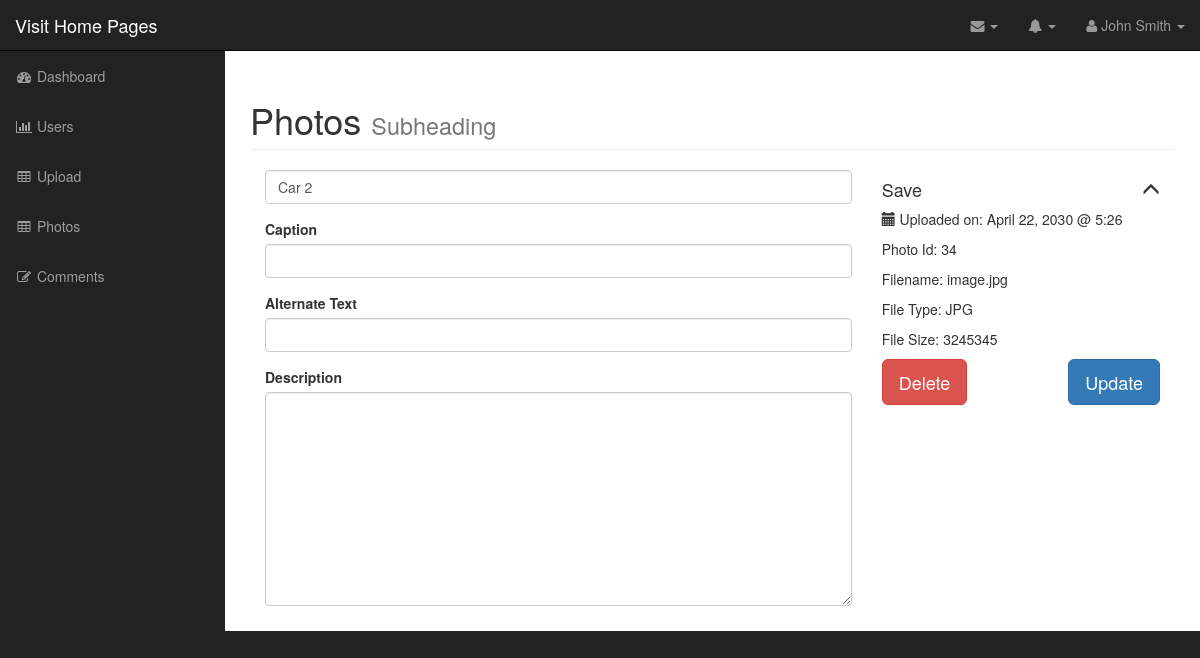
/admin/edit_photo.php?id=11 (signed in), run on an earlier commit of the app's database.
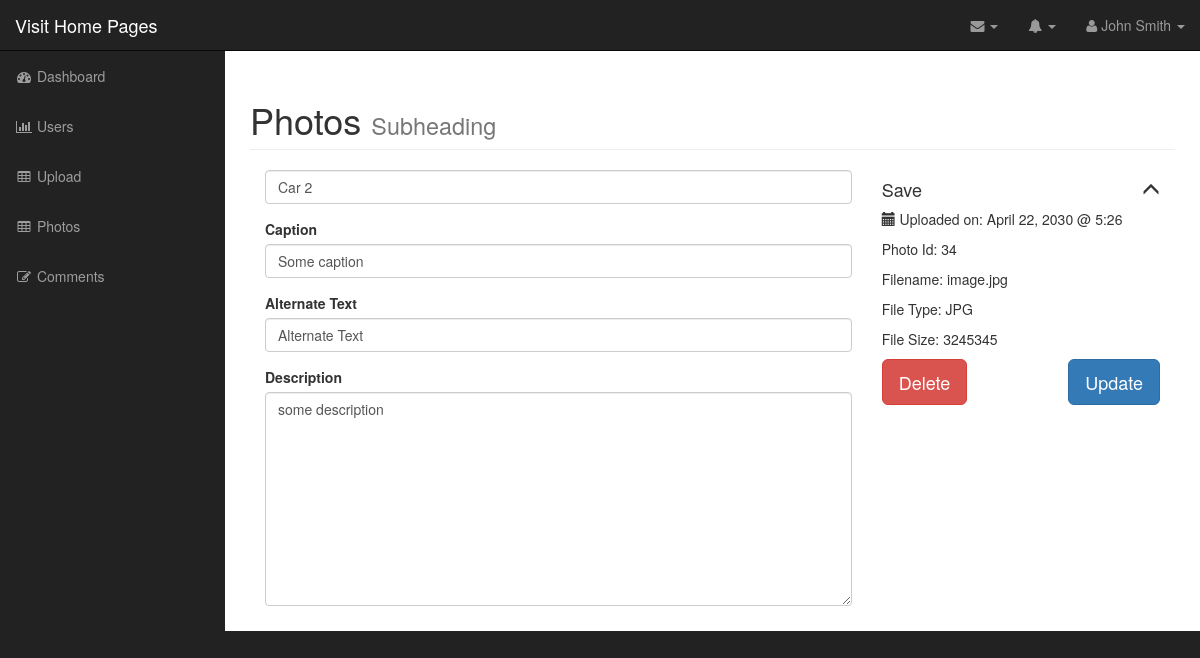
And on a later commit of the database.
### tables this page shows
CREATE TABLE `photos` (
  `id` int(11) NOT NULL,
  `title` varchar(255) NOT NULL,
  `caption` varchar(255) NOT NULL,
  `description` text NOT NULL,
  `filename` varchar(255) NOT NULL,
  `alternate_text` varchar(255) NOT NULL,
  `type` varchar(255) NOT NULL,
  `size` int(11) NOT NULL
);

### admin/includes/database.php (called while the page is built, shortened)
<?php
class Database {
    public $connection;
    public function open_db_connetion(){
        $this->connection = new mysqli(DB_HOST,DB_USER,DB_PASS,DB_NAME);
    }
    public function query($sql) {
        $result = $this->connection->query($sql);
        return $result;
    }
}
$database = new Database();
?>

### admin/includes/db_object.php (called while the page is built, shortened)
<?php
class Db_object
    {
    protected static $db_table = "users";
    public static function find_by_id($id) {
    $the_result_array = static::find_by_query("SELECT * FROM " . static::$db_table . " WHERE id= $id LIMIT 1");
    return !empty($the_result_array) ? array_shift($the_result_array) : false;
    }
        public static function find_by_query($sql) {
    global $database;
    $result_set = $database->query($sql);
    $the_object_array = array();
    while($row = mysqli_fetch_array($result_set)) {
    $the_object_array[] = static::instantation($row);
    }
    return $the_object_array;
    }
    public static function instantation($the_record) {
        $the_object = new $calling_class;
    foreach($the_record as $the_attribute => $value) {
    if($the_object->has_the_attribute($the_attribute)) {
        $the_object->$the_attribute = $value;
    }
    }
        return $the_object;
    }
    private function has_the_attribute($the_attribute) {
    $object_properties = get_object_vars($this);
    return array_key_exists($the_attribute, $object_properties);
    }
}
?>

### admin/edit_photo.php (the view, shortened to what the changed rows need)
<?php include("includes/header.php"); ?>
<?php
if(empty($_GET['id'])) {
    redirect("photos.php");
} else {
$photo = Photo::find_by_id($_GET['id']);
}
?>
<div id="page-wrapper">
    <div class="container-fluid">
        <div class="row">
            <div class="col-lg-12">
                <h1 class="page-header">
                    Photos
                    <small>Subheading</small>
                </h1>
                <form action="edit_photo.php" method="post">
                    <div class="col-md-8">
                        <div class="form-group">
                            <input type="text" name="title" class="form-control" value="<?php echo $photo->title; ?>">
                        </div>
                        <div class=" form-group">
                            <label for="caption">Caption</label>
                            <input type="text" name="caption" class="form-control"
                                value="<?php echo $photo->caption; ?>">
                        </div>
                        <div class=" form-group">
                            <label for="caption">Alternate Text</label>
                            <input type="text" name="alternate_text" class="form-control"
                                value="<?php echo $photo->alternate_text; ?>">
                        </div>
                        <div class=" form-group">
                            <label for="caption">Description</label>
                            <textarea class="form-control" name="description" id="" cols="30" rows="10"><?php echo $photo->description; ?>
                            </textarea>
                        </div>
                    </div>
            </div>
        </div>
    </div>
</div>
<?php include("includes/footer.php"); ?>

What changed in the data, as far as the page shows it:
changed photos "Car 2": caption (not shown) → "Some caption"; alternate_text (not shown) → "Alternate Text"; description (not shown) → "some description"
